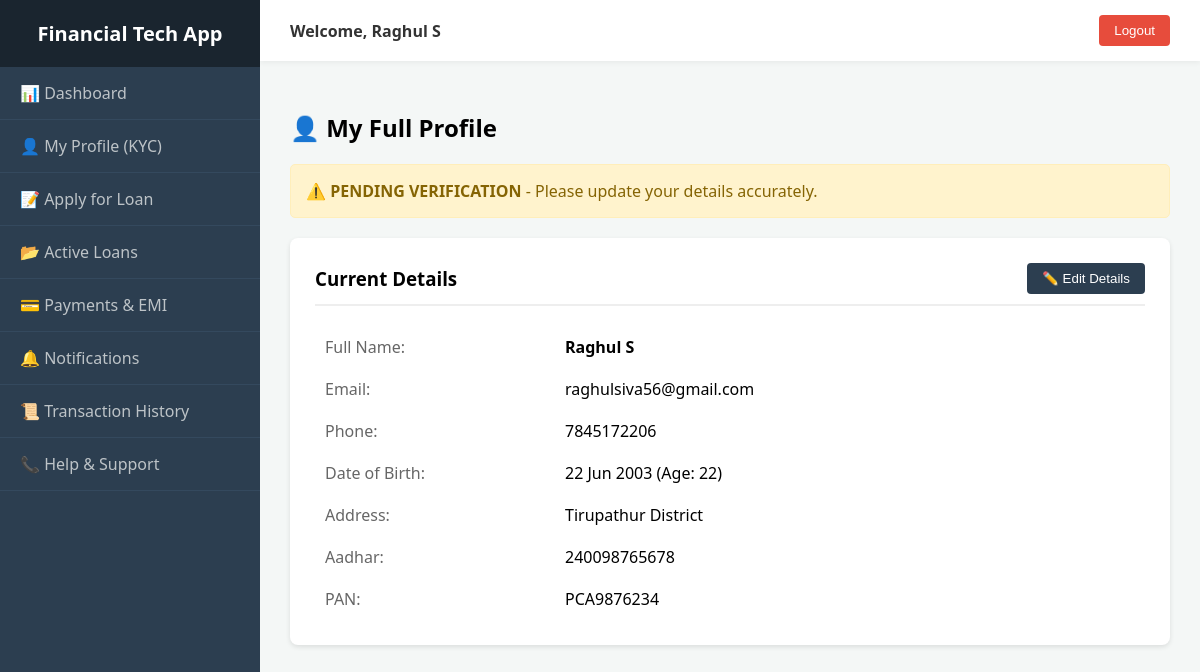
/profile/ (signed in), run on the app's committed database.
### loans/models.py (models this page shows, shortened)
class UserProfile(models.Model):
    user = models.OneToOneField(User, on_delete=models.CASCADE, related_name='profile')
    phone_number = models.CharField(max_length=15)
    address = models.TextField()
    aadhar_number = models.CharField(max_length=12, blank=True)
    pan_number = models.CharField(max_length=10, blank=True)
    dob = models.DateField(null=True, blank=True)
    is_kyc_verified = models.BooleanField(default=False)
    @property
    def age(self):
        if self.dob:
            today = date.today()
            return today.year - self.dob.year - ((today.month, today.day) < (self.dob.month, self.dob.day))
        return "N/A"

### loans/views.py (the view)
# urls.py: path('profile/', views.profile_view, name='profile'),
@login_required
def profile_view(request):
    profile, created = UserProfile.objects.get_or_create(user=request.user)
    if request.method == 'POST':
        form = FullProfileForm(request.POST, instance=profile)
        if form.is_valid():
            form.save()
            return redirect('profile')
    else:
        initial_data = {
            'first_name': request.user.first_name,
            'last_name': request.user.last_name,
            'email': request.user.email
        }
        form = FullProfileForm(instance=profile, initial=initial_data)
    return render(request, 'modules/profile.html', {'form': form, 'profile': profile})

### templates/modules/profile.html (shortened to what this page needs)
{% extends 'base_dashboard.html' %}
{% block content %}
    <h2>👤 My Full Profile</h2>
    {% if user.profile.is_kyc_verified %}
        <div style="background: #d4edda; color: #155724; padding: 15px; border-radius: 5px; margin-bottom: 20px; border: 1px solid #c3e6cb;">
            <strong>✅ KYC VERIFIED</strong> - You are eligible for loans.
        </div>
    {% else %}
        <div style="background: #fff3cd; color: #856404; padding: 15px; border-radius: 5px; margin-bottom: 20px; border: 1px solid #ffeeba;">
            <strong>⚠️ PENDING VERIFICATION</strong> - Please update your details accurately.
        </div>
    {% endif %}
    <div id="view-mode" style="background: white; padding: 25px; border-radius: 8px; box-shadow: 0 2px 5px rgba(0,0,0,0.1);">
        <div style="display: flex; justify-content: space-between; align-items: center; border-bottom: 2px solid #eee; padding-bottom: 10px; margin-bottom: 20px;">
            <h3 style="margin: 0;">Current Details</h3>
            <button onclick="toggleEdit()" style="background: #2c3e50; color: white; border: none; padding: 8px 15px; border-radius: 4px; cursor: pointer;">
                ✏️ Edit Details
            </button>
        </div>
        <table style="width: 100%; border-collapse: collapse;">
            <tr><td style="padding: 10px; width: 30%; color: #666;">Full Name:</td><td><strong>{{ user.first_name }} {{ user.last_name }}</strong></td></tr>
            <tr><td style="padding: 10px; color: #666;">Email:</td><td>{{ user.email }}</td></tr>
            <tr><td style="padding: 10px; color: #666;">Phone:</td><td>{{ profile.phone_number }}</td></tr>
            <tr><td style="padding: 10px; color: #666;">Date of Birth:</td><td>{{ profile.dob|date:"d M Y" }} (Age: {{ profile.age }})</td></tr>
            <tr><td style="padding: 10px; color: #666;">Address:</td><td>{{ profile.address }}</td></tr>
            <tr><td style="padding: 10px; color: #666;">Aadhar:</td><td>{{ profile.aadhar_number }}</td></tr>
            <tr><td style="padding: 10px; color: #666;">PAN:</td><td>{{ profile.pan_number }}</td></tr>
        </table>
    </div>
{% endblock %}

### templates/base_dashboard.html (shortened to what this page needs)
<!DOCTYPE html>
<html lang="en">
<head>
</head>
<body>
    <div class="sidebar">
        <div class="sidebar-header">Financial Tech App</div>
        <ul class="sidebar-menu">
            <li><a href="{% url 'dashboard' %}">📊 Dashboard</a></li>
            <li><a href="{% url 'profile' %}">👤 My Profile (KYC)</a></li>
            <li><a href="{% url 'apply_loan' %}">📝 Apply for Loan</a></li>
            <li><a href="{% url 'my_loans' %}">📂 Active Loans</a></li>
            <li><a href="{% url 'payments' %}">💳 Payments & EMI</a></li>
            <li><a href="{% url 'notifications' %}">🔔 Notifications</a></li>
            <li><a href="{% url 'history' %}">📜 Transaction History</a></li>
            <li><a href="{% url 'support' %}">📞 Help & Support</a></li>
        </ul>
    </div>
    <div class="main-content">
        <div class="top-bar">
            <div class="user-info">Welcome, {{ user.first_name }} {{ user.last_name }}</div>
            <form action="{% url 'logout' %}" method="post">
                <button type="submit" class="btn-logout">Logout</button>
            </form>
        </div>
        <div class="page-container">
            {% block content %}
            {% endblock %}
        </div>
    </div>
</body>
</html>

### templates/base_dashboard.html (style rules this page uses)
body { margin: 0; font-family: 'Segoe UI', sans-serif; background: #f4f7f6; display: flex; height: 100vh; overflow: hidden; }
.sidebar { width: 260px; background: #2c3e50; color: white; display: flex; flex-direction: column; flex-shrink: 0; }
.sidebar-header { padding: 20px; font-size: 20px; font-weight: bold; background: #1a252f; text-align: center; }
.sidebar-menu { list-style: none; padding: 0; margin: 0; flex-grow: 1; }
.sidebar-menu li { border-bottom: 1px solid #34495e; }
.sidebar-menu a { display: block; padding: 15px 20px; color: #bdc3c7; text-decoration: none; transition: 0.3s; }
.main-content { flex-grow: 1; display: flex; flex-direction: column; overflow-y: auto; }
.top-bar { background: white; padding: 15px 30px; display: flex; justify-content: space-between; align-items: center; box-shadow: 0 2px 5px rgba(0,0,0,0.05); }
.user-info { font-weight: bold; color: #333; }
.page-container { padding: 30px; }
.btn-logout { background: #e74c3c; color: white; border: none; padding: 8px 15px; border-radius: 4px; cursor: pointer; }

### data on the page
UserProfile: phone_number "7845172206", dob "22 Jun 2003", age "22", address "Tirupathur District", aadhar_number "240098765678", pan_number "PCA9876234"

### other printed values
{{ user.first_name }} "Raghul"
{{ user.last_name }} "S"
{{ user.email }} "raghulsiva56@gmail.com"
